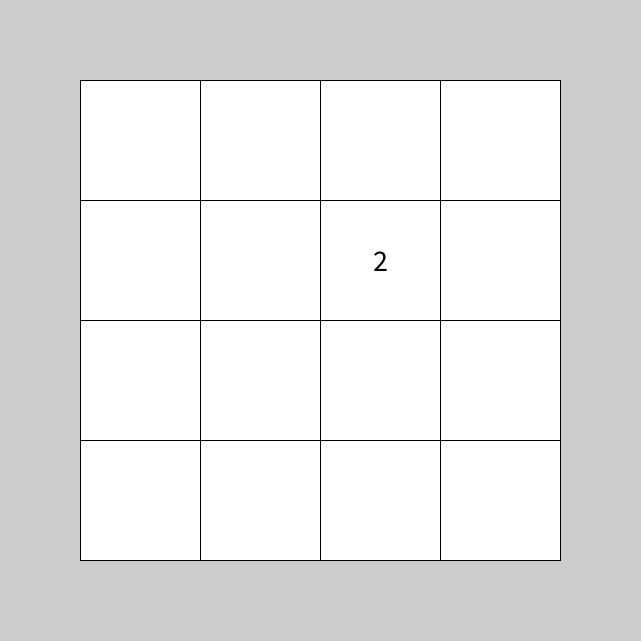
Frame 1 (no input)
Frame 60 (the mouse pressed at the canvas centre just before this capture): identical to frame 1, image omitted
Frame 120 (the mouse held since frame 60 and released just before this capture): identical to frame 1, image omitted

The Processing sketch that drew this single still picture (run headless with seeded random() and noise(); from frame 60 on, the mouse is pressed at the canvas centre):

// Processing sketch: Game
// ── Game.pde
int[][] grid;

float w;
float h;

void setup() {
  size(641, 641);

  grid = new int[4][4];

  grid[round(random(grid.length-1))][round(random(grid[0].length-1))] = 2;

  w = width*0.75;
  h = height*0.75;
}

void draw() {
  translate((width-w)/2, (height-h)/2);

  for (int x = 0; x < grid.length; x++) {
    for (int y = 0; y < grid[x].length; y++) {
      fill(255);
      rect(x*w/grid.length, y*h/grid[x].length, w/grid.length, h/grid[x].length);

      if (grid[x][y] != 0) {
        fill(0);

        textAlign(CENTER, CENTER);
        textSize(30);
        text(grid[x][y], x*w/grid.length+w/grid.length/2, y*h/grid[x].length+h/grid[x].length/2);
      }
    }
  }
}

void keyPressed() {
  switch(keyCode) {
  case DOWN:
    for (int x = 0; x < grid.length; x++) {
      for (int i = 0; i < grid[x].length; i++) {
        for (int y = grid[x].length-1; y >= 0; y--) {
          if (grid[x][y] != 0 && y < grid[x].length-1) {
            if (grid[x][y+1] == 0) {
              grid[x][y+1] = grid[x][y];
              grid[x][y] = 0;
            } else if (grid[x][y] == grid[x][y+1]) {
              grid[x][y+1] = grid[x][y]*2;
              grid[x][y] = 0;
            }
          }
        }
      }
    }
    break;
  case UP:
    for (int x = 0; x < grid.length; x++) {
      for (int i = 0; i < grid[x].length; i++) {
        for (int y = 0; y < grid[x].length; y++) {
          if (grid[x][y] != 0 && y > 0) {
            if (grid[x][y-1] == 0) {
              grid[x][y-1] = grid[x][y];
              grid[x][y] = 0;
            } else if (grid[x][y] == grid[x][y-1]) {
              grid[x][y-1] = grid[x][y]*2;
              grid[x][y] = 0;
            }
          }
        }
      }
    }
    break;
  case RIGHT:
    for (int i = 0; i < grid.length; i++) {
      for (int x = grid.length-1; x >= 0; x--) {
        for (int y = 0; y < grid[x].length; y++) {
          if (grid[x][y] != 0 && x < grid.length-1) {
            if (grid[x+1][y] == 0) {
              grid[x+1][y] = grid[x][y];
              grid[x][y] = 0;
            } else if (grid[x][y] == grid[x+1][y]) {
              grid[x+1][y] = grid[x][y]*2;
              grid[x][y] = 0;
            }
          }
        }
      }
    }
    break;
  case LEFT:
    for (int i = 0; i < grid.length; i++) {
      for (int x = 0; x < grid.length; x++) {
        for (int y = 0; y < grid[x].length; y++) {
          if (grid[x][y] != 0 && x > 0) {
            if (grid[x-1][y] == 0) {
              grid[x-1][y] = grid[x][y];
              grid[x][y] = 0;
            } else if (grid[x][y] == grid[x-1][y]) {
              grid[x-1][y] = grid[x][y]*2;
              grid[x][y] = 0;
            }
          }
        }
      }
    }
  }

  int x = round(random(grid.length-1));
  int y = round(random(grid[0].length-1));

  while (grid[x][y] != 0) {
    x = round(random(grid.length-1));
    y = round(random(grid[0].length-1));
  }

  grid[x][y] = 2;
}
